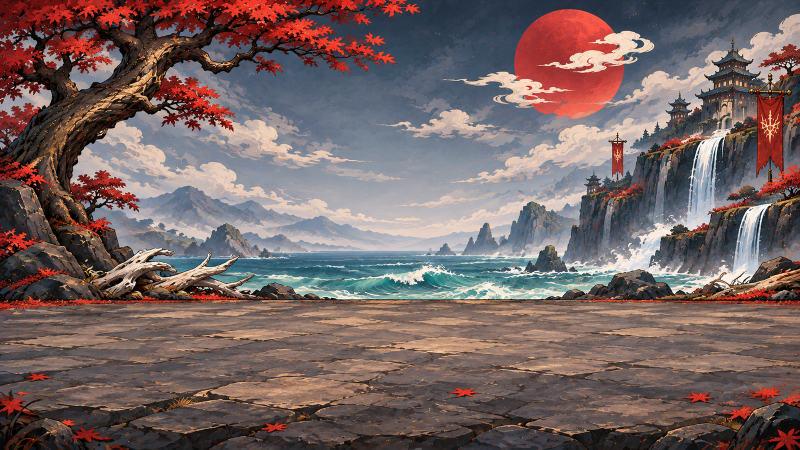
#> input picture İŞ/YAZILIM/OYUNLAR/KIVILCIM/Asset/Islenen/bg_ada.png, 1600 x 900 px (shown at 1/2 size); its folder holds 3 pictures in this run
$ python asset_al.py
#> lines starting #> are read from the running program, lines starting #| are printed output that depends on the picture
from pathlib import Path
from PIL import Image
from concurrent.futures import ProcessPoolExecutor
R=Path(__file__).resolve().parent.parent
SAVAS=R/'Oyun'/'gorsel'/'savas'; ARA=R/'Oyun'/'gorsel'/'arayuz'; HUB=R/'Oyun'/'gorsel'/'hub'
ISL=R/'Asset'/'Islenen'
for d in (SAVAS,ARA,HUB,ISL): d.mkdir(parents=True,exist_ok=True)
def plan(s):
    if s.startswith('bg_'):return SAVAS,'rgb',1152,None,66,'arka plan'
    if s.startswith('foe_'):return SAVAS,'trim',None,360,60,'düşman'
    if s=='hub_scene_full':return HUB,'rgb',1440,None,72,'ana sahne'
    if s in('pet_tilki','wing_turna','wing_kuzgun','aura_halka'):return ARA,'trim',448,None,76,'yoldaş/kanat'
    if s.startswith('icon_chest_'):return ARA,'rgba',256,None,78,'sandık'
    if s.startswith(('icon_','btn_','frame_')):return ARA,'rgba',256,None,84,'arayüz'
    return None
def work(p):
    p=Path(p); s=p.stem; pl=plan(s)
    if not pl: return None
    out,mode,w,h,q,grp=pl
    im=Image.open(p)
    im=im.convert('RGB') if mode=='rgb' else im.convert('RGBA')
    if mode=='trim':
        bb=im.getbbox()
        if bb: im=im.crop(bb)
    if h: im=im.resize((max(1,round(im.width*h/im.height)),h),Image.LANCZOS)
    elif w and im.width>w: im=im.resize((w,max(1,round(im.height*w/im.width))),Image.LANCZOS)
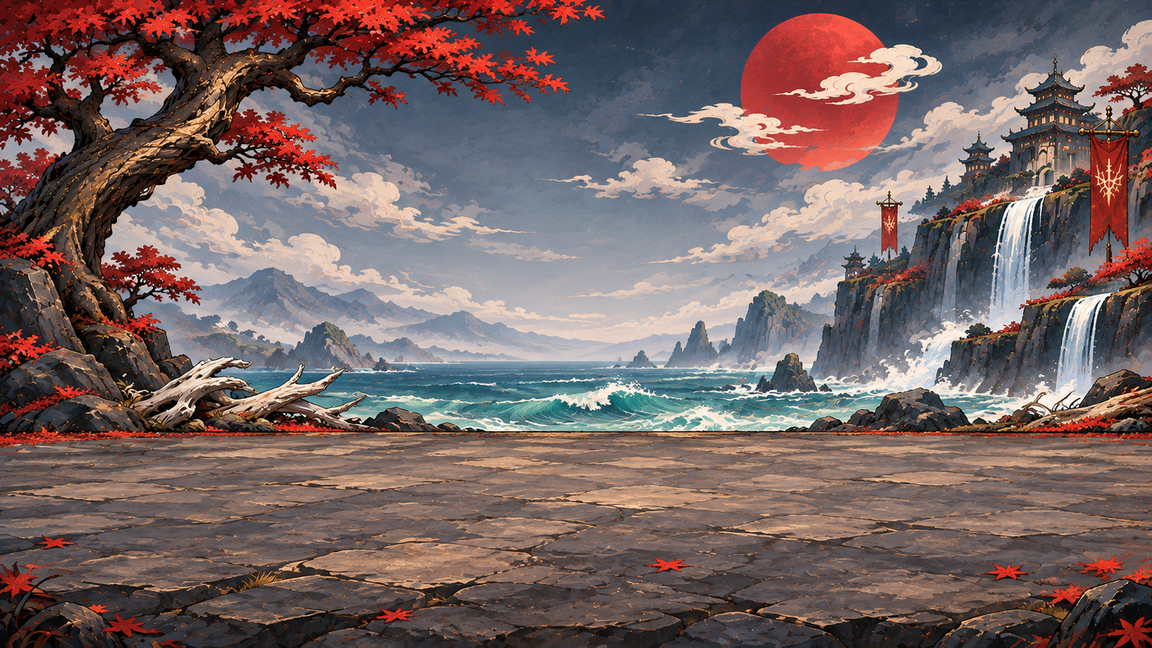
#> im: PIL image 1152x648 RGB; mean R, G, B 118.1, 100.4, 99.3
    f=out/(s+'.webp'); im.save(f,'WEBP',quality=q,method=4)
    if p.parent.name!='Islenen': p.rename(ISL/p.name)
    return grp,f.stat().st_size
if __name__=='__main__':
    files=[str(x) for x in sorted((R/'Asset'/'Gelen').glob('*.png'))]+[str(x) for x in sorted(ISL.glob('*.png'))]
    rapor={}
    with ProcessPoolExecutor(max_workers=8) as ex:
        for res in ex.map(work,files,chunksize=4):
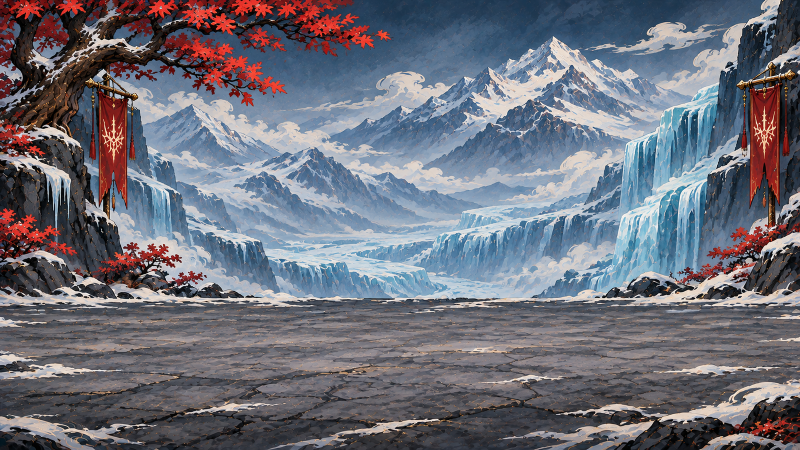
#> input picture İŞ/YAZILIM/OYUNLAR/KIVILCIM/Asset/Islenen/bg_buzul.png, 1600 x 900 px (shown at 1/2 size)
#> in work (call 2), `elif w and im.width>w: im=im.resize((w,max(1,round(im.height*w/im.widt..`:
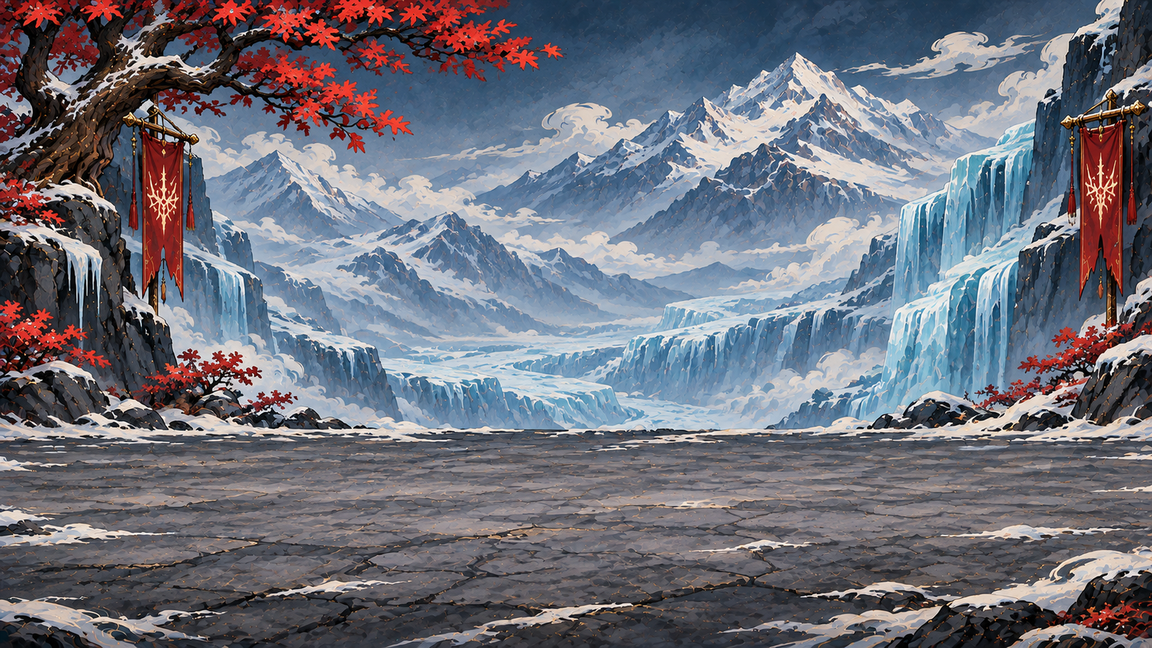
#> im: PIL image 1152x648 RGB; mean R, G, B 110.3, 111.9, 122.4
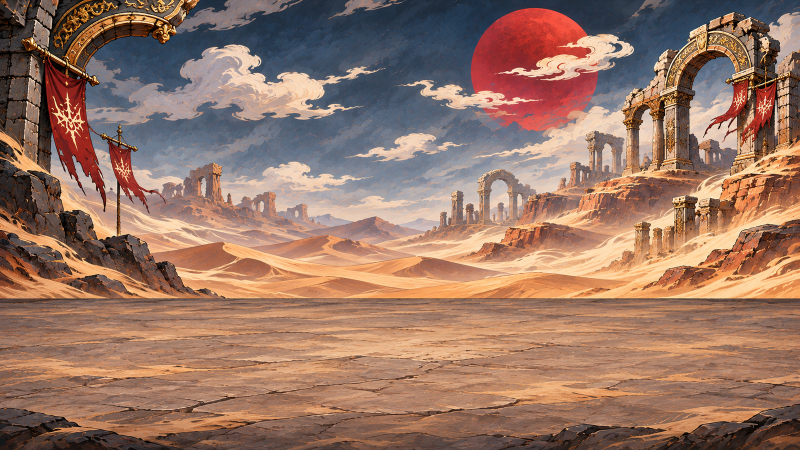
#> input picture İŞ/YAZILIM/OYUNLAR/KIVILCIM/Asset/Islenen/bg_col.png, 1600 x 900 px (shown at 1/2 size)
#> in work (call 3), `elif w and im.width>w: im=im.resize((w,max(1,round(im.height*w/im.widt..`:
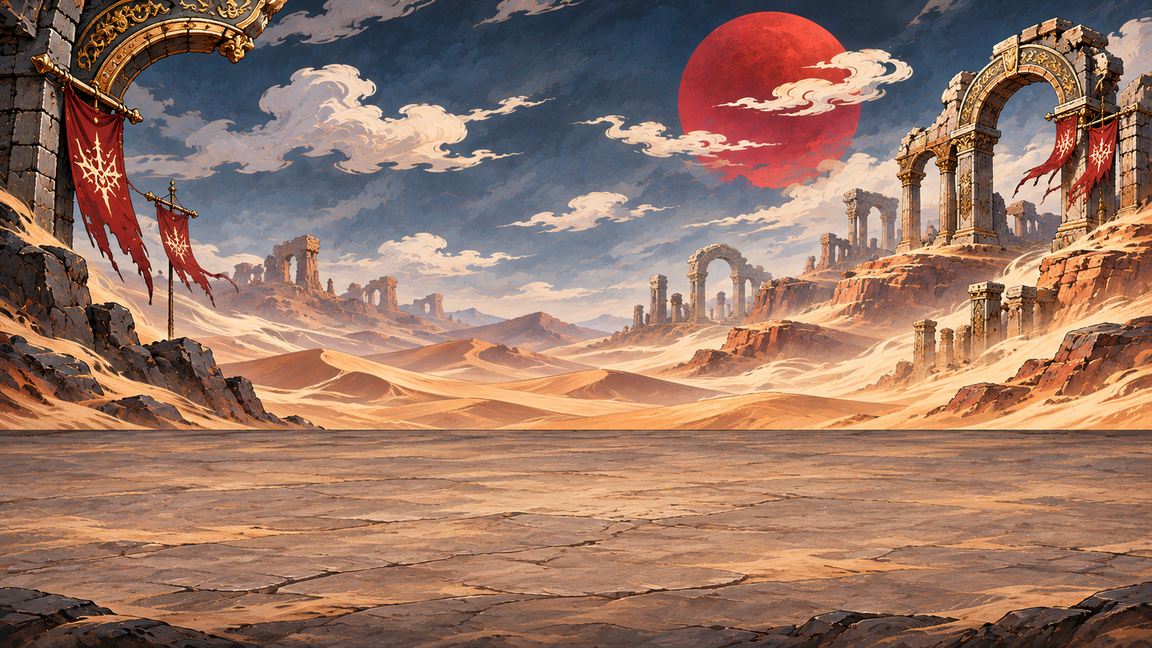
#> im: PIL image 1152x648 RGB; mean R, G, B 152.7, 117.9, 101.2
            if not res: continue
            g,b=res; c=rapor.setdefault(g,[0,0]); c[0]+=1; c[1]+=b
    t=sum(v[1] for v in rapor.values()); n=sum(v[0] for v in rapor.values())
    for k,(c,b) in sorted(rapor.items()): print(f'{k}: {c} dosya, {b/1048576:.1f} MB')
    print(f'TOPLAM {n} dosya, {t/1048576:.1f} MB')
